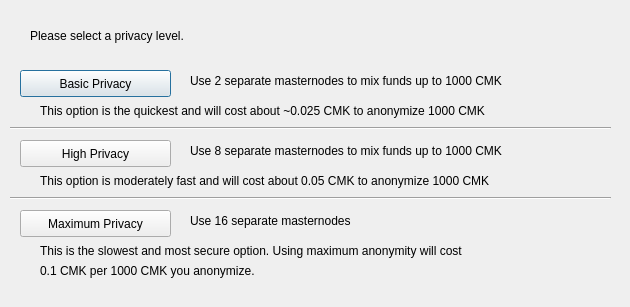
<?xml version="1.0" encoding="UTF-8"?>
<ui version="4.0">
 <class>DarksendConfig</class>
 <widget class="QDialog" name="DarksendConfig">
  <property name="geometry">
   <rect>
    <x>0</x>
    <y>0</y>
    <width>630</width>
    <height>307</height>
   </rect>
  </property>
  <property name="windowTitle">
   <string>Configure PrivateSend</string>
  </property>
  <widget class="QPushButton" name="buttonBasic">
   <property name="geometry">
    <rect>
     <x>20</x>
     <y>70</y>
     <width>151</width>
     <height>27</height>
    </rect>
   </property>
   <property name="text">
    <string>Basic Privacy</string>
   </property>
  </widget>
  <widget class="QPushButton" name="buttonHigh">
   <property name="geometry">
    <rect>
     <x>20</x>
     <y>140</y>
     <width>151</width>
     <height>27</height>
    </rect>
   </property>
   <property name="text">
    <string>High Privacy</string>
   </property>
  </widget>
  <widget class="QPushButton" name="buttonMax">
   <property name="geometry">
    <rect>
     <x>20</x>
     <y>210</y>
     <width>151</width>
     <height>27</height>
    </rect>
   </property>
   <property name="text">
    <string>Maximum Privacy</string>
   </property>
  </widget>
  <widget class="QLabel" name="label">
   <property name="geometry">
    <rect>
     <x>30</x>
     <y>20</y>
     <width>571</width>
     <height>31</height>
    </rect>
   </property>
   <property name="text">
    <string>Please select a privacy level.</string>
   </property>
  </widget>
  <widget class="QLabel" name="label_2">
   <property name="geometry">
    <rect>
     <x>190</x>
     <y>70</y>
     <width>421</width>
     <height>21</height>
    </rect>
   </property>
   <property name="text">
    <string>Use 2 separate masternodes to mix funds up to 1000 CMK</string>
   </property>
  </widget>
  <widget class="QLabel" name="label_3">
   <property name="geometry">
    <rect>
     <x>190</x>
     <y>140</y>
     <width>411</width>
     <height>21</height>
    </rect>
   </property>
   <property name="text">
    <string>Use 8 separate masternodes to mix funds up to 1000 CMK</string>
   </property>
  </widget>
  <widget class="QLabel" name="label_4">
   <property name="geometry">
    <rect>
     <x>190</x>
     <y>210</y>
     <width>421</width>
     <height>21</height>
    </rect>
   </property>
   <property name="text">
    <string>Use 16 separate masternodes</string>
   </property>
  </widget>
  <widget class="QLabel" name="label_6">
   <property name="geometry">
    <rect>
     <x>40</x>
     <y>100</y>
     <width>561</width>
     <height>21</height>
    </rect>
   </property>
   <property name="text">
    <string>This option is the quickest and will cost about ~0.025 CMK to anonymize 1000 CMK</string>
   </property>
  </widget>
  <widget class="QLabel" name="label_7">
   <property name="geometry">
    <rect>
     <x>40</x>
     <y>170</y>
     <width>561</width>
     <height>21</height>
    </rect>
   </property>
   <property name="text">
    <string>This option is moderately fast and will cost about 0.05 CMK to anonymize 1000 CMK</string>
   </property>
  </widget>
  <widget class="QLabel" name="label_8">
   <property name="geometry">
    <rect>
     <x>40</x>
     <y>240</y>
     <width>561</width>
     <height>21</height>
    </rect>
   </property>
   <property name="text">
    <string>This is the slowest and most secure option. Using maximum anonymity will cost</string>
   </property>
  </widget>
  <widget class="QLabel" name="label_9">
   <property name="geometry">
    <rect>
     <x>40</x>
     <y>260</y>
     <width>561</width>
     <height>21</height>
    </rect>
   </property>
   <property name="text">
    <string>0.1 CMK per 1000 CMK you anonymize.</string>
   </property>
  </widget>
  <widget class="Line" name="line">
   <property name="geometry">
    <rect>
     <x>10</x>
     <y>120</y>
     <width>601</width>
     <height>16</height>
    </rect>
   </property>
   <property name="orientation">
    <enum>Qt::Horizontal</enum>
   </property>
  </widget>
  <widget class="Line" name="line_2">
   <property name="geometry">
    <rect>
     <x>10</x>
     <y>190</y>
     <width>601</width>
     <height>16</height>
    </rect>
   </property>
   <property name="orientation">
    <enum>Qt::Horizontal</enum>
   </property>
  </widget>
 </widget>
 <resources/>
 <connections/>
</ui>
